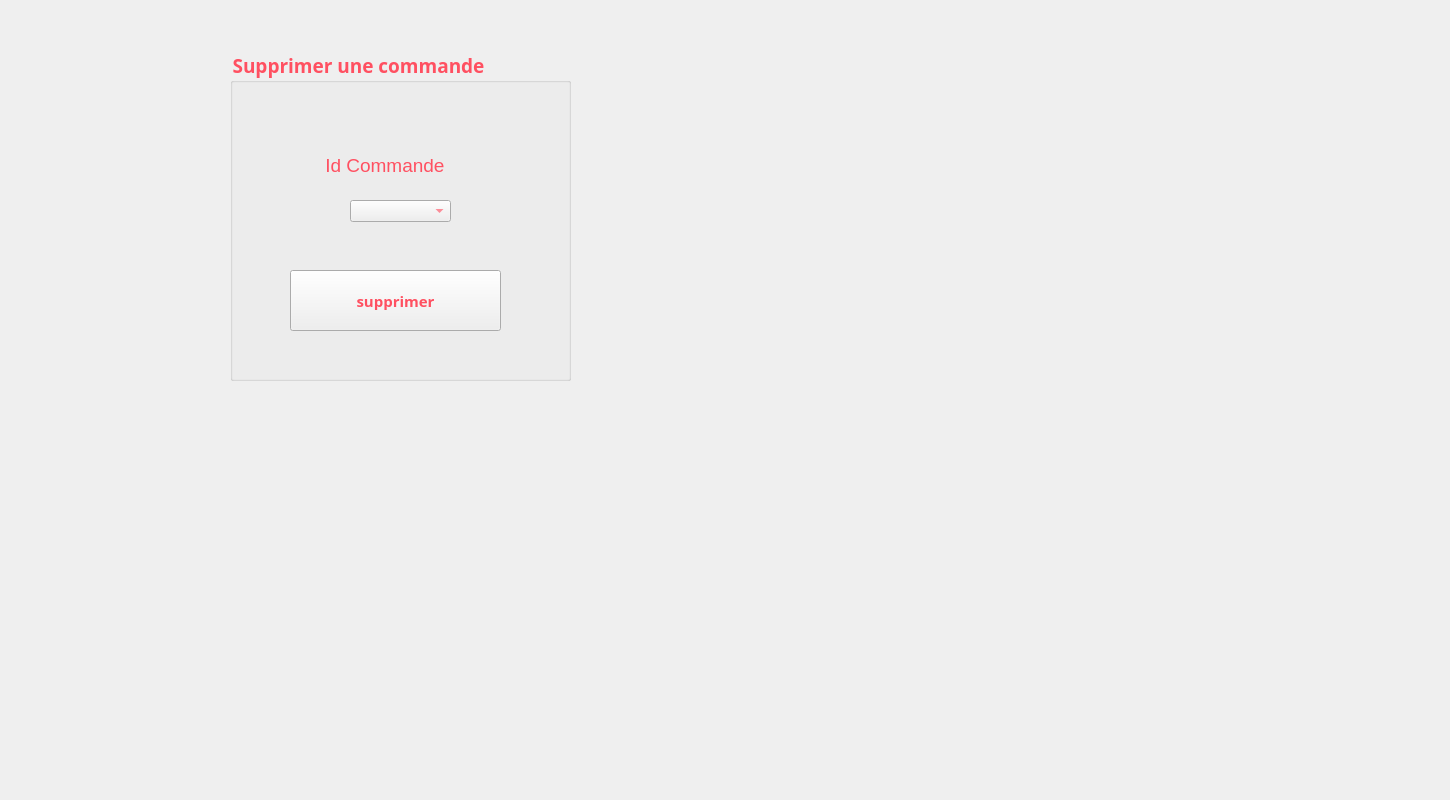
     <widget class="QWidget" name="tab_11">
      <attribute name="title">
       <string>Supprimer</string>
      </attribute>
      <widget class="QGroupBox" name="groupBox_6">
       <property name="geometry">
        <rect>
         <x>230</x>
         <y>50</y>
         <width>341</width>
         <height>331</height>
        </rect>
       </property>
       <property name="font">
        <font>
         <family>Lucida Calligraphy</family>
         <pointsize>14</pointsize>
         <weight>75</weight>
         <bold>true</bold>
        </font>
       </property>
       <property name="layoutDirection">
        <enum>Qt::LeftToRight</enum>
       </property>
       <property name="styleSheet">
        <string notr="true">color: rgb(255, 80, 97);

</string>
       </property>
       <property name="title">
        <string>Supprimer une commande</string>
       </property>
       <widget class="QPushButton" name="pushButton_6">
        <property name="geometry">
         <rect>
          <x>60</x>
          <y>220</y>
          <width>211</width>
          <height>61</height>
         </rect>
        </property>
        <property name="font">
         <font>
          <family>Lucida Calligraphy</family>
          <pointsize>11</pointsize>
          <weight>75</weight>
          <bold>true</bold>
         </font>
        </property>
        <property name="styleSheet">
         <string notr="true">color: rgb(255, 80, 97);
background-image:rgb(255, 170, 255)</string>
        </property>
        <property name="text">
         <string>supprimer</string>
        </property>
        <property name="icon">
         <iconset>
          <normaloff>../../../../../../../../../../resources/pbs.png</normaloff>../../../../../../../../../../resources/pbs.png</iconset>
        </property>
        <property name="iconSize">
         <size>
          <width>150</width>
          <height>150</height>
         </size>
        </property>
       </widget>
       <widget class="QLabel" name="label_45">
        <property name="geometry">
         <rect>
          <x>90</x>
          <y>100</y>
          <width>171</width>
          <height>31</height>
         </rect>
        </property>
        <property name="font">
         <font>
          <family>MS Shell Dlg 2</family>
          <pointsize>14</pointsize>
          <weight>50</weight>
          <italic>false</italic>
          <bold>false</bold>
         </font>
        </property>
        <property name="styleSheet">
         <string notr="true">font: 14pt &quot;MS Shell Dlg 2&quot;;</string>
        </property>
        <property name="text">
         <string> Id Commande</string>
        </property>
       </widget>
       <widget class="QLabel" name="label_30">
        <property name="geometry">
         <rect>
          <x>80</x>
          <y>220</y>
          <width>61</width>
          <height>61</height>
         </rect>
        </property>
        <property name="styleSheet">
         <string notr="true">background-image:url(:/poubelle.png)</string>
        </property>
        <property name="text">
         <string/>
        </property>
       </widget>
       <widget class="QComboBox" name="comboCommande_2">
        <property name="geometry">
         <rect>
          <x>120</x>
          <y>150</y>
          <width>101</width>
          <height>22</height>
         </rect>
        </property>
       </widget>
       <widget class="QLabel" name="label_42">
        <property name="geometry">
         <rect>
          <x>60</x>
          <y>220</y>
          <width>71</width>
          <height>61</height>
         </rect>
        </property>
        <property name="text">
         <string/>
        </property>
        <property name="pixmap">
         <pixmap>../../Pictures/i/poubelle.png</pixmap>
        </property>
       </widget>
      </widget>
      <widget class="QLabel" name="label_43">
       <property name="geometry">
        <rect>
         <x>-350</x>
         <y>-260</y>
         <width>1441</width>
         <height>791</height>
        </rect>
       </property>
       <property name="text">
        <string/>
       </property>
       <property name="pixmap">
        <pixmap>../../../../../../../../../../resources/Alinka-Shemeluyk_Sweets_YkxmSWdYdw.jpg</pixmap>
       </property>
      </widget>
      <zorder>label_43</zorder>
      <zorder>groupBox_6</zorder>
     </widget>
